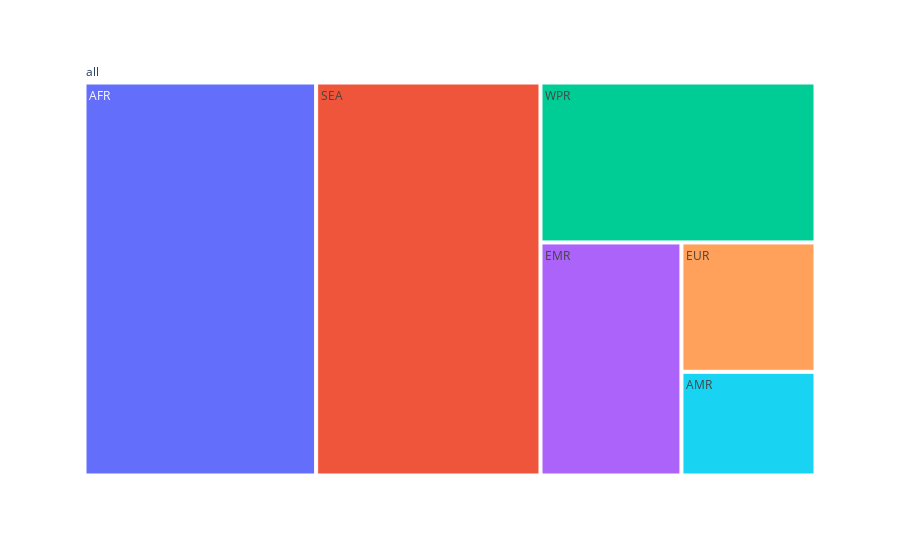

Notebook code cell kept with this figure:
### Code cell
# let's plot to get better more accurate results --> compare actuals with ratio (prevelence to population) to assess magnitude
fig_2 = px.treemap(regions_grouped_df_avg, path=[px.Constant("all"), 'region'], values='tb_prev_ratio', hover_data=['tb_prev_ratio'])
fig_2

### Figure 1 — Plotly figure (JSON) as saved in the notebook; plotly's stock layout.template omitted (floating-point values rounded to 4 significant figures)
{"data": [{"branchvalues": "total", "customdata": [[0.00268], [0.0004092], [0.000967], [0.0005104], [0.002596], [0.001295], [0.008457]], "domain": {"x": [0, 1], "y": [0, 1]}, "hovertemplate": "labels=%{label}<br>tb_prev_ratio=%{customdata[0]}<br>parent=%{parent}<br>id=%{id}<extra></extra>", "ids": ["all/AFR", "all/AMR", "all/EMR", "all/EUR", "all/SEA", "all/WPR", "all"], "labels": ["AFR", "AMR", "EMR", "EUR", "SEA", "WPR", "all"], "name": "", "parents": ["all", "all", "all", "all", "all", "all", ""], "type": "treemap", "values": [0.00268, 0.0004092, 0.000967, 0.0005104, 0.002596, 0.001295, 0.008457]}], "layout": {"legend": {"tracegroupgap": 0}, "margin": {"t": 60}}}
